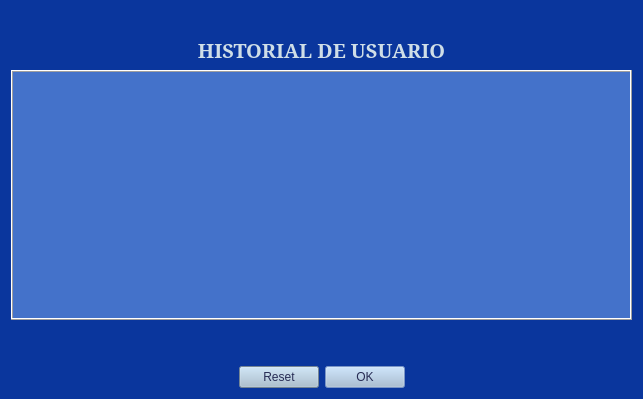
<?xml version="1.0" encoding="UTF-8"?>
<ui version="4.0">
 <class>Historial</class>
 <widget class="QDialog" name="Historial">
  <property name="geometry">
   <rect>
    <x>0</x>
    <y>0</y>
    <width>643</width>
    <height>399</height>
   </rect>
  </property>
  <property name="sizePolicy">
   <sizepolicy hsizetype="Preferred" vsizetype="Preferred">
    <horstretch>0</horstretch>
    <verstretch>0</verstretch>
   </sizepolicy>
  </property>
  <property name="palette">
   <palette>
    <active>
     <colorrole role="WindowText">
      <brush brushstyle="SolidPattern">
       <color alpha="255">
        <red>39</red>
        <green>44</green>
        <blue>84</blue>
       </color>
      </brush>
     </colorrole>
     <colorrole role="Button">
      <brush brushstyle="SolidPattern">
       <color alpha="255">
        <red>146</red>
        <green>180</green>
        <blue>244</blue>
       </color>
      </brush>
     </colorrole>
     <colorrole role="Text">
      <brush brushstyle="SolidPattern">
       <color alpha="255">
        <red>207</red>
        <green>222</green>
        <blue>231</blue>
       </color>
      </brush>
     </colorrole>
     <colorrole role="ButtonText">
      <brush brushstyle="SolidPattern">
       <color alpha="255">
        <red>39</red>
        <green>44</green>
        <blue>84</blue>
       </color>
      </brush>
     </colorrole>
     <colorrole role="Base">
      <brush brushstyle="SolidPattern">
       <color alpha="255">
        <red>68</red>
        <green>114</green>
        <blue>202</blue>
       </color>
      </brush>
     </colorrole>
     <colorrole role="Window">
      <brush brushstyle="SolidPattern">
       <color alpha="255">
        <red>10</red>
        <green>54</green>
        <blue>157</blue>
       </color>
      </brush>
     </colorrole>
     <colorrole role="Highlight">
      <brush brushstyle="SolidPattern">
       <color alpha="255">
        <red>189</red>
        <green>155</green>
        <blue>230</blue>
       </color>
      </brush>
     </colorrole>
     <colorrole role="Link">
      <brush brushstyle="SolidPattern">
       <color alpha="255">
        <red>245</red>
        <green>255</green>
        <blue>56</blue>
       </color>
      </brush>
     </colorrole>
     <colorrole role="LinkVisited">
      <brush brushstyle="SolidPattern">
       <color alpha="255">
        <red>255</red>
        <green>164</green>
        <blue>89</blue>
       </color>
      </brush>
     </colorrole>
     <colorrole role="AlternateBase">
      <brush brushstyle="SolidPattern">
       <color alpha="255">
        <red>10</red>
        <green>54</green>
        <blue>157</blue>
       </color>
      </brush>
     </colorrole>
    </active>
    <inactive>
     <colorrole role="WindowText">
      <brush brushstyle="SolidPattern">
       <color alpha="255">
        <red>39</red>
        <green>44</green>
        <blue>84</blue>
       </color>
      </brush>
     </colorrole>
     <colorrole role="Button">
      <brush brushstyle="SolidPattern">
       <color alpha="255">
        <red>146</red>
        <green>180</green>
        <blue>244</blue>
       </color>
      </brush>
     </colorrole>
     <colorrole role="Text">
      <brush brushstyle="SolidPattern">
       <color alpha="255">
        <red>207</red>
        <green>222</green>
        <blue>231</blue>
       </color>
      </brush>
     </colorrole>
     <colorrole role="ButtonText">
      <brush brushstyle="SolidPattern">
       <color alpha="255">
        <red>39</red>
        <green>44</green>
        <blue>84</blue>
       </color>
      </brush>
     </colorrole>
     <colorrole role="Base">
      <brush brushstyle="SolidPattern">
       <color alpha="255">
        <red>68</red>
        <green>114</green>
        <blue>202</blue>
       </color>
      </brush>
     </colorrole>
     <colorrole role="Window">
      <brush brushstyle="SolidPattern">
       <color alpha="255">
        <red>10</red>
        <green>54</green>
        <blue>157</blue>
       </color>
      </brush>
     </colorrole>
     <colorrole role="Highlight">
      <brush brushstyle="SolidPattern">
       <color alpha="255">
        <red>240</red>
        <green>240</green>
        <blue>240</blue>
       </color>
      </brush>
     </colorrole>
     <colorrole role="Link">
      <brush brushstyle="SolidPattern">
       <color alpha="255">
        <red>245</red>
        <green>255</green>
        <blue>56</blue>
       </color>
      </brush>
     </colorrole>
     <colorrole role="LinkVisited">
      <brush brushstyle="SolidPattern">
       <color alpha="255">
        <red>255</red>
        <green>164</green>
        <blue>89</blue>
       </color>
      </brush>
     </colorrole>
     <colorrole role="AlternateBase">
      <brush brushstyle="SolidPattern">
       <color alpha="255">
        <red>10</red>
        <green>54</green>
        <blue>157</blue>
       </color>
      </brush>
     </colorrole>
    </inactive>
    <disabled>
     <colorrole role="Button">
      <brush brushstyle="SolidPattern">
       <color alpha="255">
        <red>146</red>
        <green>180</green>
        <blue>244</blue>
       </color>
      </brush>
     </colorrole>
     <colorrole role="Base">
      <brush brushstyle="SolidPattern">
       <color alpha="255">
        <red>10</red>
        <green>54</green>
        <blue>157</blue>
       </color>
      </brush>
     </colorrole>
     <colorrole role="Window">
      <brush brushstyle="SolidPattern">
       <color alpha="255">
        <red>10</red>
        <green>54</green>
        <blue>157</blue>
       </color>
      </brush>
     </colorrole>
     <colorrole role="Highlight">
      <brush brushstyle="SolidPattern">
       <color alpha="255">
        <red>0</red>
        <green>120</green>
        <blue>215</blue>
       </color>
      </brush>
     </colorrole>
     <colorrole role="Link">
      <brush brushstyle="SolidPattern">
       <color alpha="255">
        <red>245</red>
        <green>255</green>
        <blue>56</blue>
       </color>
      </brush>
     </colorrole>
     <colorrole role="LinkVisited">
      <brush brushstyle="SolidPattern">
       <color alpha="255">
        <red>255</red>
        <green>164</green>
        <blue>89</blue>
       </color>
      </brush>
     </colorrole>
     <colorrole role="AlternateBase">
      <brush brushstyle="SolidPattern">
       <color alpha="255">
        <red>10</red>
        <green>54</green>
        <blue>157</blue>
       </color>
      </brush>
     </colorrole>
    </disabled>
   </palette>
  </property>
  <property name="windowTitle">
   <string>Historial</string>
  </property>
  <property name="windowIcon">
   <iconset>
    <normaloff>images/historial-medico.png</normaloff>images/historial-medico.png</iconset>
  </property>
  <property name="modal">
   <bool>true</bool>
  </property>
  <layout class="QVBoxLayout" name="verticalLayout">
   <item>
    <spacer name="verticalSpacer">
     <property name="orientation">
      <enum>Qt::Vertical</enum>
     </property>
     <property name="sizeType">
      <enum>QSizePolicy::Preferred</enum>
     </property>
     <property name="sizeHint" stdset="0">
      <size>
       <width>20</width>
       <height>40</height>
      </size>
     </property>
    </spacer>
   </item>
   <item>
    <widget class="QLabel" name="label_historialModal">
     <property name="sizePolicy">
      <sizepolicy hsizetype="Preferred" vsizetype="MinimumExpanding">
       <horstretch>0</horstretch>
       <verstretch>0</verstretch>
      </sizepolicy>
     </property>
     <property name="sizeIncrement">
      <size>
       <width>100</width>
       <height>100</height>
      </size>
     </property>
     <property name="palette">
      <palette>
       <active>
        <colorrole role="WindowText">
         <brush brushstyle="SolidPattern">
          <color alpha="255">
           <red>207</red>
           <green>222</green>
           <blue>231</blue>
          </color>
         </brush>
        </colorrole>
        <colorrole role="Highlight">
         <brush brushstyle="SolidPattern">
          <color alpha="255">
           <red>146</red>
           <green>180</green>
           <blue>244</blue>
          </color>
         </brush>
        </colorrole>
       </active>
       <inactive>
        <colorrole role="WindowText">
         <brush brushstyle="SolidPattern">
          <color alpha="255">
           <red>207</red>
           <green>222</green>
           <blue>231</blue>
          </color>
         </brush>
        </colorrole>
        <colorrole role="Highlight">
         <brush brushstyle="SolidPattern">
          <color alpha="255">
           <red>146</red>
           <green>180</green>
           <blue>244</blue>
          </color>
         </brush>
        </colorrole>
       </inactive>
       <disabled>
        <colorrole role="WindowText">
         <brush brushstyle="SolidPattern">
          <color alpha="255">
           <red>120</red>
           <green>120</green>
           <blue>120</blue>
          </color>
         </brush>
        </colorrole>
       </disabled>
      </palette>
     </property>
     <property name="font">
      <font>
       <family>MS Serif</family>
       <pointsize>15</pointsize>
       <bold>true</bold>
      </font>
     </property>
     <property name="autoFillBackground">
      <bool>false</bool>
     </property>
     <property name="frameShape">
      <enum>QFrame::Box</enum>
     </property>
     <property name="frameShadow">
      <enum>QFrame::Raised</enum>
     </property>
     <property name="lineWidth">
      <number>0</number>
     </property>
     <property name="midLineWidth">
      <number>0</number>
     </property>
     <property name="text">
      <string>HISTORIAL DE USUARIO</string>
     </property>
     <property name="scaledContents">
      <bool>true</bool>
     </property>
     <property name="alignment">
      <set>Qt::AlignCenter</set>
     </property>
    </widget>
   </item>
   <item>
    <layout class="QHBoxLayout" name="horizontalLayout">
     <item>
      <widget class="QTableView" name="tableView_historial">
       <property name="sizePolicy">
        <sizepolicy hsizetype="Preferred" vsizetype="Preferred">
         <horstretch>0</horstretch>
         <verstretch>0</verstretch>
        </sizepolicy>
       </property>
       <property name="minimumSize">
        <size>
         <width>0</width>
         <height>250</height>
        </size>
       </property>
       <property name="focusPolicy">
        <enum>Qt::NoFocus</enum>
       </property>
       <property name="layoutDirection">
        <enum>Qt::LeftToRight</enum>
       </property>
       <property name="frameShape">
        <enum>QFrame::Box</enum>
       </property>
       <property name="frameShadow">
        <enum>QFrame::Raised</enum>
       </property>
       <property name="editTriggers">
        <set>QAbstractItemView::NoEditTriggers</set>
       </property>
       <property name="dragDropOverwriteMode">
        <bool>false</bool>
       </property>
       <property name="alternatingRowColors">
        <bool>true</bool>
       </property>
       <property name="textElideMode">
        <enum>Qt::ElideMiddle</enum>
       </property>
       <property name="gridStyle">
        <enum>Qt::DotLine</enum>
       </property>
       <property name="cornerButtonEnabled">
        <bool>true</bool>
       </property>
       <attribute name="horizontalHeaderVisible">
        <bool>true</bool>
       </attribute>
       <attribute name="horizontalHeaderDefaultSectionSize">
        <number>100</number>
       </attribute>
       <attribute name="horizontalHeaderHighlightSections">
        <bool>false</bool>
       </attribute>
       <attribute name="horizontalHeaderStretchLastSection">
        <bool>false</bool>
       </attribute>
       <attribute name="verticalHeaderVisible">
        <bool>false</bool>
       </attribute>
      </widget>
     </item>
    </layout>
   </item>
   <item>
    <spacer name="verticalSpacer_2">
     <property name="orientation">
      <enum>Qt::Vertical</enum>
     </property>
     <property name="sizeType">
      <enum>QSizePolicy::MinimumExpanding</enum>
     </property>
     <property name="sizeHint" stdset="0">
      <size>
       <width>20</width>
       <height>40</height>
      </size>
     </property>
    </spacer>
   </item>
   <item>
    <widget class="QDialogButtonBox" name="buttonBox_hist">
     <property name="sizePolicy">
      <sizepolicy hsizetype="Expanding" vsizetype="MinimumExpanding">
       <horstretch>0</horstretch>
       <verstretch>0</verstretch>
      </sizepolicy>
     </property>
     <property name="palette">
      <palette>
       <active>
        <colorrole role="WindowText">
         <brush brushstyle="SolidPattern">
          <color alpha="255">
           <red>39</red>
           <green>44</green>
           <blue>84</blue>
          </color>
         </brush>
        </colorrole>
        <colorrole role="Button">
         <brush brushstyle="SolidPattern">
          <color alpha="255">
           <red>164</red>
           <green>188</green>
           <blue>207</blue>
          </color>
         </brush>
        </colorrole>
        <colorrole role="Text">
         <brush brushstyle="SolidPattern">
          <color alpha="255">
           <red>39</red>
           <green>44</green>
           <blue>84</blue>
          </color>
         </brush>
        </colorrole>
        <colorrole role="ButtonText">
         <brush brushstyle="SolidPattern">
          <color alpha="255">
           <red>39</red>
           <green>44</green>
           <blue>84</blue>
          </color>
         </brush>
        </colorrole>
        <colorrole role="Base">
         <brush brushstyle="SolidPattern">
          <color alpha="255">
           <red>164</red>
           <green>188</green>
           <blue>207</blue>
          </color>
         </brush>
        </colorrole>
        <colorrole role="Window">
         <brush brushstyle="SolidPattern">
          <color alpha="255">
           <red>164</red>
           <green>188</green>
           <blue>207</blue>
          </color>
         </brush>
        </colorrole>
        <colorrole role="Highlight">
         <brush brushstyle="SolidPattern">
          <color alpha="255">
           <red>146</red>
           <green>180</green>
           <blue>244</blue>
          </color>
         </brush>
        </colorrole>
        <colorrole role="PlaceholderText">
         <brush brushstyle="SolidPattern">
          <color alpha="128">
           <red>39</red>
           <green>44</green>
           <blue>84</blue>
          </color>
         </brush>
        </colorrole>
       </active>
       <inactive>
        <colorrole role="WindowText">
         <brush brushstyle="SolidPattern">
          <color alpha="255">
           <red>39</red>
           <green>44</green>
           <blue>84</blue>
          </color>
         </brush>
        </colorrole>
        <colorrole role="Button">
         <brush brushstyle="SolidPattern">
          <color alpha="255">
           <red>164</red>
           <green>188</green>
           <blue>207</blue>
          </color>
         </brush>
        </colorrole>
        <colorrole role="Text">
         <brush brushstyle="SolidPattern">
          <color alpha="255">
           <red>39</red>
           <green>44</green>
           <blue>84</blue>
          </color>
         </brush>
        </colorrole>
        <colorrole role="ButtonText">
         <brush brushstyle="SolidPattern">
          <color alpha="255">
           <red>39</red>
           <green>44</green>
           <blue>84</blue>
          </color>
         </brush>
        </colorrole>
        <colorrole role="Base">
         <brush brushstyle="SolidPattern">
          <color alpha="255">
           <red>164</red>
           <green>188</green>
           <blue>207</blue>
          </color>
         </brush>
        </colorrole>
        <colorrole role="Window">
         <brush brushstyle="SolidPattern">
          <color alpha="255">
           <red>164</red>
           <green>188</green>
           <blue>207</blue>
          </color>
         </brush>
        </colorrole>
        <colorrole role="Highlight">
         <brush brushstyle="SolidPattern">
          <color alpha="255">
           <red>146</red>
           <green>180</green>
           <blue>244</blue>
          </color>
         </brush>
        </colorrole>
        <colorrole role="PlaceholderText">
         <brush brushstyle="SolidPattern">
          <color alpha="128">
           <red>39</red>
           <green>44</green>
           <blue>84</blue>
          </color>
         </brush>
        </colorrole>
       </inactive>
       <disabled>
        <colorrole role="WindowText">
         <brush brushstyle="SolidPattern">
          <color alpha="255">
           <red>39</red>
           <green>44</green>
           <blue>84</blue>
          </color>
         </brush>
        </colorrole>
        <colorrole role="Button">
         <brush brushstyle="SolidPattern">
          <color alpha="255">
           <red>164</red>
           <green>188</green>
           <blue>207</blue>
          </color>
         </brush>
        </colorrole>
        <colorrole role="Text">
         <brush brushstyle="SolidPattern">
          <color alpha="255">
           <red>39</red>
           <green>44</green>
           <blue>84</blue>
          </color>
         </brush>
        </colorrole>
        <colorrole role="ButtonText">
         <brush brushstyle="SolidPattern">
          <color alpha="255">
           <red>39</red>
           <green>44</green>
           <blue>84</blue>
          </color>
         </brush>
        </colorrole>
        <colorrole role="Base">
         <brush brushstyle="SolidPattern">
          <color alpha="255">
           <red>164</red>
           <green>188</green>
           <blue>207</blue>
          </color>
         </brush>
        </colorrole>
        <colorrole role="Window">
         <brush brushstyle="SolidPattern">
          <color alpha="255">
           <red>164</red>
           <green>188</green>
           <blue>207</blue>
          </color>
         </brush>
        </colorrole>
        <colorrole role="Highlight">
         <brush brushstyle="SolidPattern">
          <color alpha="255">
           <red>146</red>
           <green>180</green>
           <blue>244</blue>
          </color>
         </brush>
        </colorrole>
        <colorrole role="PlaceholderText">
         <brush brushstyle="SolidPattern">
          <color alpha="128">
           <red>39</red>
           <green>44</green>
           <blue>84</blue>
          </color>
         </brush>
        </colorrole>
       </disabled>
      </palette>
     </property>
     <property name="font">
      <font>
       <family>Consolas</family>
       <bold>true</bold>
      </font>
     </property>
     <property name="cursor">
      <cursorShape>PointingHandCursor</cursorShape>
     </property>
     <property name="autoFillBackground">
      <bool>false</bool>
     </property>
     <property name="styleSheet">
      <string notr="true">background-color: rgb(164, 188, 207);
selection-background-color: rgb(146, 180, 244);
color: rgb(39, 44, 84);
</string>
     </property>
     <property name="orientation">
      <enum>Qt::Horizontal</enum>
     </property>
     <property name="standardButtons">
      <set>QDialogButtonBox::Ok|QDialogButtonBox::Reset</set>
     </property>
     <property name="centerButtons">
      <bool>true</bool>
     </property>
    </widget>
   </item>
  </layout>
 </widget>
 <resources/>
 <connections>
  <connection>
   <sender>buttonBox_hist</sender>
   <signal>accepted()</signal>
   <receiver>Historial</receiver>
   <slot>accept()</slot>
   <hints>
    <hint type="sourcelabel">
     <x>248</x>
     <y>254</y>
    </hint>
    <hint type="destinationlabel">
     <x>157</x>
     <y>274</y>
    </hint>
   </hints>
  </connection>
  <connection>
   <sender>buttonBox_hist</sender>
   <signal>rejected()</signal>
   <receiver>Historial</receiver>
   <slot>reject()</slot>
   <hints>
    <hint type="sourcelabel">
     <x>316</x>
     <y>260</y>
    </hint>
    <hint type="destinationlabel">
     <x>286</x>
     <y>274</y>
    </hint>
   </hints>
  </connection>
 </connections>
</ui>
